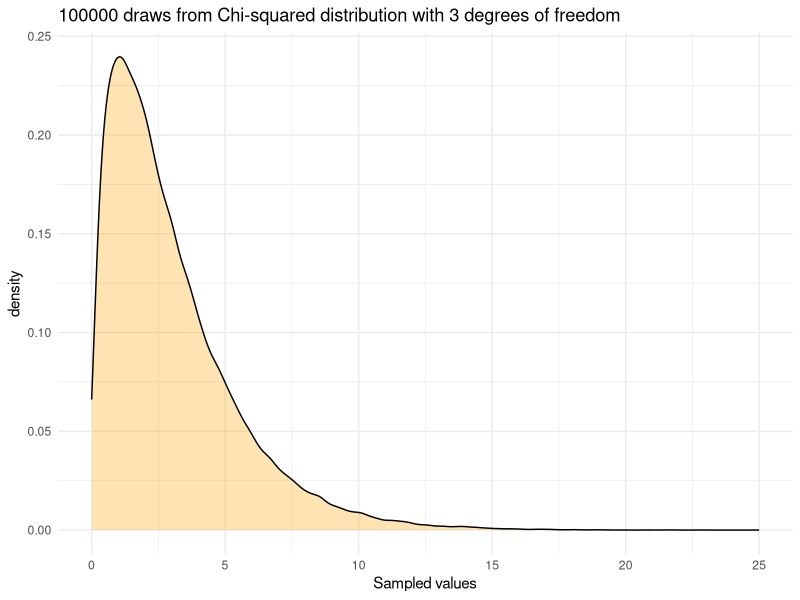
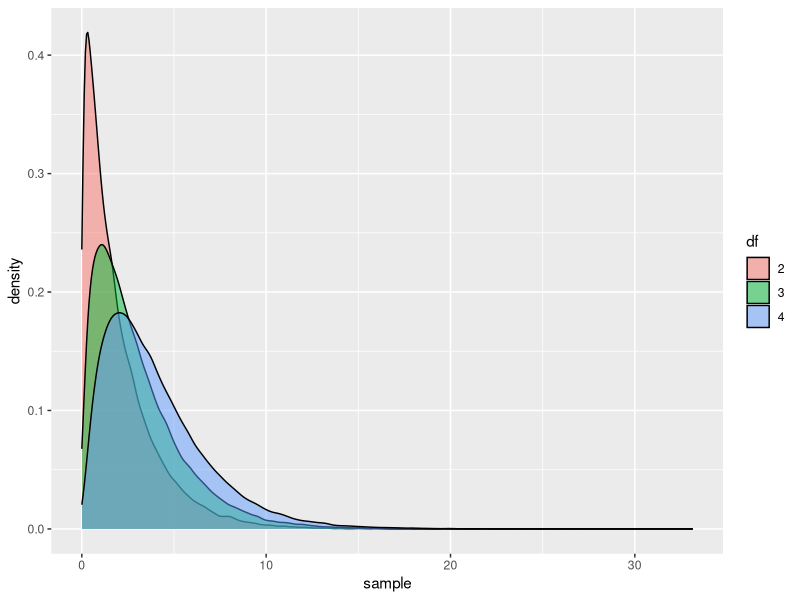

These charts were generated, in order, by the following R code:
## ---- chunk 1
knitr::opts_chunk$set(echo = TRUE)
library(tidyverse)
## ---- chunk 2
(coin_flips <- sample(c("Heads", "Tails"), 10, replace = TRUE))
## ---- chunk 3

set.seed(11300)
tibble(sampled_value = rchisq(1e5, 3)) |>
  ggplot(aes(x = sampled_value)) +
  geom_density(fill = "orange", alpha = .3) +
  theme_minimal() +
  labs(x = "Sampled values", title = "100000 draws from Chi-squared distribution with 3 degrees of freedom")
## ---- chunk 4
    
    chi_sq_samples <-
     tibble(x = c(rchisq(100000, 1) + rchisq(100000, 1), 
                  rchisq(100000, 3), 
                  rchisq(100000, 4)),
            df = rep(c("2", "3", "4"), each = 1e5)) 
    
    chi_sq_samples |>
      ggplot(aes(x = x, group = df, fill =df)) +
      geom_density( alpha = .5) + 
      labs(fill = "df", x = "sample")
